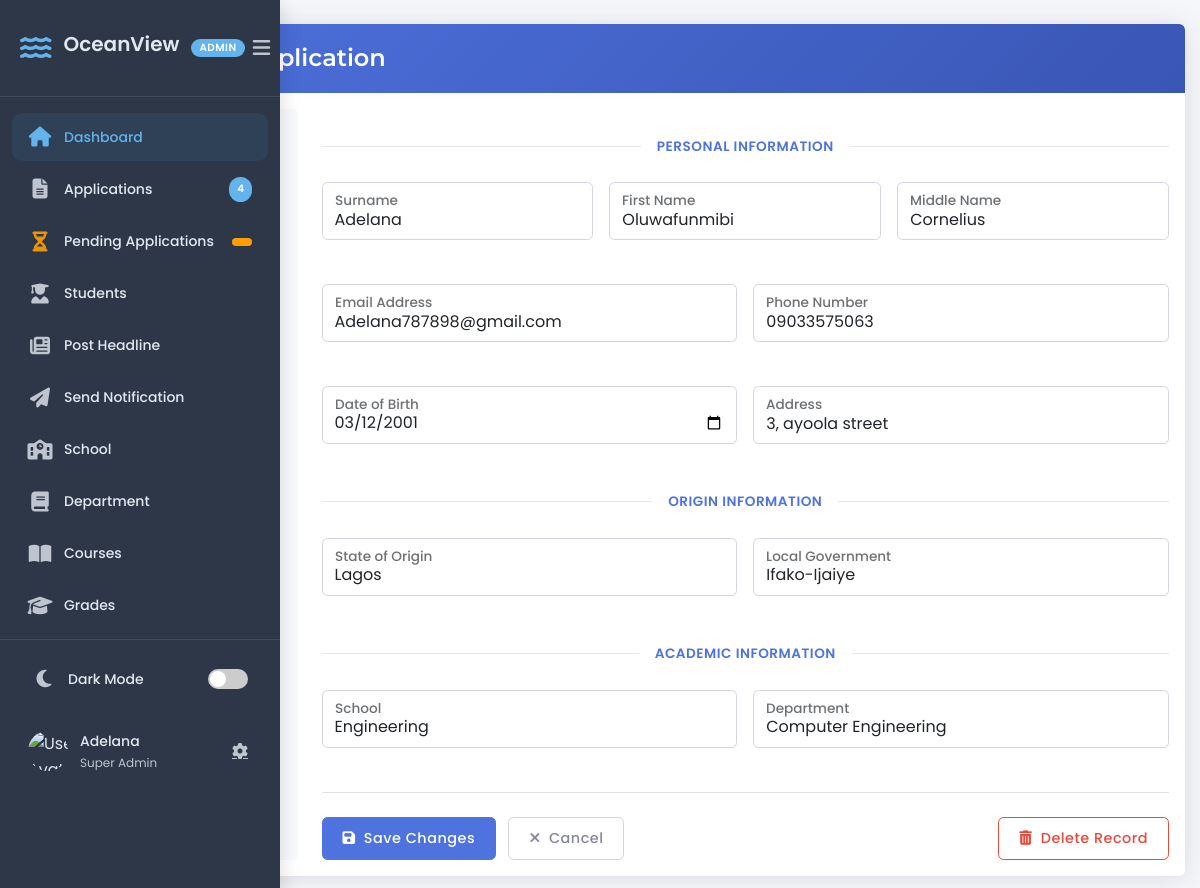
/edit-student/6/ (signed in), run on the app's committed database.
### portal/models.py (models this page shows, shortened)
class Student(models.Model):
    user = models.OneToOneField(User, on_delete=models.CASCADE, related_name='student_profile', null=True, blank=True)
    surname = models.CharField(max_length=100)
    first_name = models.CharField(max_length=100)
    other_name = models.CharField(max_length=100, blank=True, null=True)
    email = models.EmailField(unique=True)
    phone_number = models.CharField(max_length=11)
    address = models.CharField(max_length=100)
    state_of_origin = models.ForeignKey('State', on_delete=models.CASCADE)
    local_government = models.ForeignKey('Lga', on_delete=models.CASCADE)
    date_of_birth = models.DateField()
    school = models.ForeignKey('School', on_delete=models.CASCADE)
    department = models.ForeignKey('Department', on_delete=models.CASCADE)
    application_number = models.CharField(max_length=10, unique=True, blank=True)
    profile_picture = models.ImageField(
        upload_to="profile_pics/",
        blank=True,
        null=True,
        default="default-profile.png"
    )
    academic_session = models.ForeignKey('AcademicSession', on_delete=models.CASCADE, related_name="students")
    created_at = models.DateTimeField(default=now, editable=True)
    year = models.ForeignKey('Year', on_delete=models.CASCADE)
    semester = models.ForeignKey('Semester', null=True, blank=True, on_delete=models.SET_NULL)
    has_paid_school_fees = models.BooleanField(default=False)
    has_paid_acceptance_fee = models.BooleanField(default=False)
    matric_number = models.CharField(max_length=20, unique=True, blank=True, null=True)

### crm/views.py (the view)
# urls.py: path('edit-student/<int:student_id>/', edit_student, name='edit_student'),
@login_required
def edit_student(request, student_id):
    if not request.user.is_superuser:
     return HttpResponseForbidden("You do not have permission to view this applicant.")
    student = get_object_or_404(Student, id=student_id)
    total_applications = Application.objects.count()
    if request.method == "POST":
        form = StudentForm(request.POST, request.FILES, instance=student)
        if form.is_valid():
            form.save()
            return redirect("student_list")  # Redirect to the CRM dashboard or list page
    else:
        form = StudentForm(instance=student)
    return render(request, "crm/edit_student.html", {"form": form, "student": student, 'total_applications': total_applications})

### crm/templates/crm/edit_student.html (shortened to what this page needs)
{% load static %}
<!DOCTYPE html>
<html lang="en">
<head>
    <link rel="stylesheet" href="https://cdnjs.cloudflare.com/ajax/libs/font-awesome/6.4.0/css/all.min.css">
    <link href="https://cdn.jsdelivr.net/npm/bootstrap@5.3.0/dist/css/bootstrap.min.css" rel="stylesheet">
    <link href="https://cdn.jsdelivr.net/npm/select2@4.1.0-rc.0/dist/css/select2.min.css" rel="stylesheet">
        <link rel="stylesheet" href="{% static 'crm/css/edit_student.css' %}">
</head>
<body>
    {% include 'crm/sidebar.html' %}
    <div class="main-container">
        <div class="card mb-4">
            <div class="card-header">
                <h2 class="card-title"> Edit Student Application</h2>
            </div>
            <div class="card-body">
                <form method="post" enctype="multipart/form-data">
                    <div class="row">
                        <div class="col-md-3">
                            <div class="profile-section">
                                <div class="profile-img-container">
                                    <label for="id_profile_picture" class="profile-edit-btn">
                                    </label>
                                    {{ form.profile_picture }}
                                </div>
                                <h5 class="mb-1">{{ form.instance.first_name }} {{ form.instance.surname }}</h5>
                                <p class="text-muted small mb-2">ID: {{ form.instance.application_number }}</p>
                            </div>
                        </div>
                        <div class="col-md-9">
                            <div class="section-divider">
                                <span>Personal Information</span>
                            </div>
                            <div class="row g-3 mb-4">
                                <div class="col-md-4">
                                    <div class="form-floating">
                                        {{ form.surname }}
                                        <label for="{{ form.surname.id_for_label }}">Surname</label>
                                    </div>
                                </div>
                                <div class="col-md-4">
                                    <div class="form-floating">
                                        {{ form.first_name }}
                                        <label for="{{ form.first_name.id_for_label }}">First Name</label>
                                    </div>
                                </div>
                                <div class="col-md-4">
                                    <div class="form-floating">
                                        {{ form.other_name }}
                                        <label for="{{ form.other_name.id_for_label }}">Middle Name</label>
                                    </div>
                                </div>
                            </div>
                            <div class="row g-3 mb-4">
                                <div class="col-md-6">
                                    <div class="form-floating">
                                        {{ form.email }}
                                        <label for="{{ form.email.id_for_label }}">Email Address</label>
                                    </div>
                                </div>
                                <div class="col-md-6">
                                    <div class="form-floating">
                                        {{ form.phone_number }}
                                        <label for="{{ form.phone_number.id_for_label }}">Phone Number</label>
                                    </div>
                                </div>
                            </div>
                            <div class="row g-3 mb-4">
                                <div class="col-md-6">
                                    <div class="form-floating">
                                        {{ form.date_of_birth }}
                                        <label for="{{ form.date_of_birth.id_for_label }}">Date of Birth</label>
                                    </div>
                                </div>
                                <div class="col-md-6">
                                    <div class="form-floating">
                                        {{ form.address }}
                                        <label for="{{ form.address.id_for_label }}">Address</label>
                                    </div>
                                </div>
                            </div>
                            <div class="section-divider">
                                <span>Origin Information</span>
                            </div>
                            <div class="row g-3 mb-4">
                                <div class="col-md-6">
                                    <div class="form-floating">
                                        {{ form.state_of_origin }}
                                        <label for="{{ form.state_of_origin.id_for_label }}">State of Origin</label>
                                    </div>
                                </div>
                                <div class="col-md-6">
                                    <div class="form-floating">
                                        {{ form.local_government }}
                                        <label for="{{ form.local_government.id_for_label }}">Local Government</label>
                                    </div>
                                </div>
                            </div>
                            <div class="section-divider">
                                <span>Academic Information</span>
                            </div>
                            <div class="row g-3 mb-4">
                                <div class="col-md-6">
                                    <div class="form-floating">
                                        {{ form.school }}
                                        <label for="{{ form.school.id_for_label }}">School</label>
                                    </div>
                                </div>
                                <div class="col-md-6">
                                    <div class="form-floating">
                                        {{ form.department }}
                                        <label for="{{ form.department.id_for_label }}">Department</label>
                                    </div>
                                </div>
                            </div>
                            <div class="d-flex justify-content-between pt-4 mt-4 border-top">
                                <div>
                                    <button type="submit" class="btn btn-primary me-2">
                                        <i class="fas fa-save me-1"></i> Save Changes
                                    </button>
                                    <a href="{% url 'dashboard' %}" class="btn btn-outline-secondary">
                                        <i class="fas fa-times me-1"></i> Cancel
                                    </a>
                                </div>
                                <button type="button" class="btn btn-outline-danger" data-bs-toggle="modal" data-bs-target="#deleteModal">
                                    <i class="fas fa-trash-alt me-1"></i> Delete Record
                                </button>
                            </div>
                        </div>
                    </div>
                </form>
            </div>
        </div>
    </div>
</body>
</html>

### crm/templates/crm/sidebar.html (shortened to what this page needs)
{% load static %}
<!DOCTYPE html>
<html lang="en">
<head>
    <link rel="stylesheet" href="https://cdnjs.cloudflare.com/ajax/libs/font-awesome/6.4.0/css/all.min.css">
    <link rel="stylesheet" href="{% static 'crm/css/sidebar.css' %}">
</head>
<body>
<div class="sidebar-container">
    <div class="sidebar">
        <div class="sidebar-header">
            <div class="brand-wrapper">
                <i class="fas fa-water brand-icon"></i>
                <h3 class="brand-text">OceanView</h3>
                <span class="badge badge-admin">ADMIN</span>
            </div>
            <button class="sidebar-toggle" id="sidebarToggle">
                <i class="fas fa-bars"></i>
            </button>
        </div>
        <ul class="sidebar-menu">
            <li class="menu-item active">
                <a href="{% url 'dashboard' %}" class="menu-link">
                    <span class="menu-icon"><i class="fas fa-home"></i></span>
                    <span class="menu-text">Dashboard</span>
                </a>
            </li>
            {% if request.user.is_superuser or request.user.groups.all.0.name == 'Admission Officer' %}
            <li class="menu-item">
                <a href="{% url 'applicant_list' %}" class="menu-link">
                    <span class="menu-icon"><i class="fas fa-file-alt"></i></span>
                    <span class="menu-text">Applications</span>
                    <span class="menu-badge">{{ total_applications }}</span>
                </a>
            </li>
            <li class="menu-item">
                <a href="{% url 'pending_list' %}" class="menu-link">
                    <span class="menu-icon"><i class="fas fa-hourglass-half"></i></span>
                    <span class="menu-text">Pending Applications</span>
                    <span class="menu-badge badge-warning">{{ total_pending_application }}</span>
                </a>
            </li>
            {% endif %}
            {% if request.user.is_superuser %}
                <li class="menu-item">
                    <a href="{% url 'student_list' %}" class="menu-link">
                        <span class="menu-icon"><i class="fas fa-user-graduate"></i></span>
                        <span class="menu-text">Students</span>
                    </a>
                </li>
                <li class="menu-item">
                    <a href="{% url 'Post_headline' %}" class="menu-link">
                        <span class="menu-icon"><i class="fas fa-newspaper"></i></span>
                        <span class="menu-text">Post Headline</span>
                    </a>
                </li>
                <li class="menu-item">
                    <a href="{% url 'Notify_student' %}" class="menu-link">
                        <span class="menu-icon"><i class="fas fa-paper-plane"></i></span>
                        <span class="menu-text">Send Notification</span>
                    </a>
                </li>
            {% endif %}
            {% if request.user.is_superuser or "Class Adviser" in user_groups or "HOD (Head of Department)" in user_groups or "Dean" in user_groups %}
                <li class="menu-item">
                    <a href="{% url 'school_list' %}" class="menu-link">
                        <span class="menu-icon"><i class="fas fa-school"></i></span>
                        <span class="menu-text">School</span>
                    </a>
                </li>
                <li class="menu-item">
                    <a href="{% url 'department_list' %}" class="menu-link">
                        <span class="menu-icon"><i class="fas fa-book"></i></span>
                        <span class="menu-text">Department</span>
                    </a>
                </li>
                <li class="menu-item">
                    <a href="{% url 'course_list' %}" class="menu-link">
                        <span class="menu-icon"><i class="fas fa-book-open"></i></span>
                        <span class="menu-text">Courses</span>
                    </a>
                </li>
                <li class="menu-item">
                    <a href="{% url 'grade_list' %}" class="menu-link">
                        <span class="menu-icon"><i class="fas fa-graduation-cap"></i></span>
                        <span class="menu-text">Grades</span>
                    </a>
                </li>
            {% endif %}
        </ul>
        <div class="sidebar-footer">
            <div class="settings-menu">
                <div class="dark-mode-toggle" onclick="toggleDarkMode()">
                    <div class="toggle-icon"><i id="darkModeIcon" class="fas fa-moon"></i></div>
                    <span id="darkModeText">Dark Mode</span>
                    <div class="toggle-switch">
                        <label for="darkModeSwitch"></label>
                    </div>
                </div>
            </div>
            <div class="user-profile">
                <div class="user-avatar">
                    <img src="{% static 'images/default-avatar.png' %}" alt="User Avatar">
                </div>
                <div class="user-info">
                    <span class="user-name">{{ request.user.get_full_name|default:request.user.username }}</span>
                    <span class="user-role">
                        {% if request.user.is_superuser %}
                            Super Admin
                        {% elif user_groups %}
                            {{ user_groups.0 }}
                        {% else %}
                            Staff
                        {% endif %}
                    </span>
                </div>
                <div class="user-actions">
                    <a href="#"><i class="fas fa-cog"></i></a>
                </div>
            </div>
        </div>
    </div>
</div>
</body>
</html>

### data on the page
Student: surname "Adelana", first_name "Oluwafunmibi", other_name "Cornelius", email "Adelana787898@gmail.com", phone_number "09033575063", date_of_birth "03/12/2001", address "3, ayoola street", state_of_origin "Lagos", local_government "Ifako-Ijaiye", school "Engineering", department "Computer Engineering"

### other printed values
{{ total_applications }} "4"
{{ request.user.get_full_name|default:request.user.username }} "Adelana"
